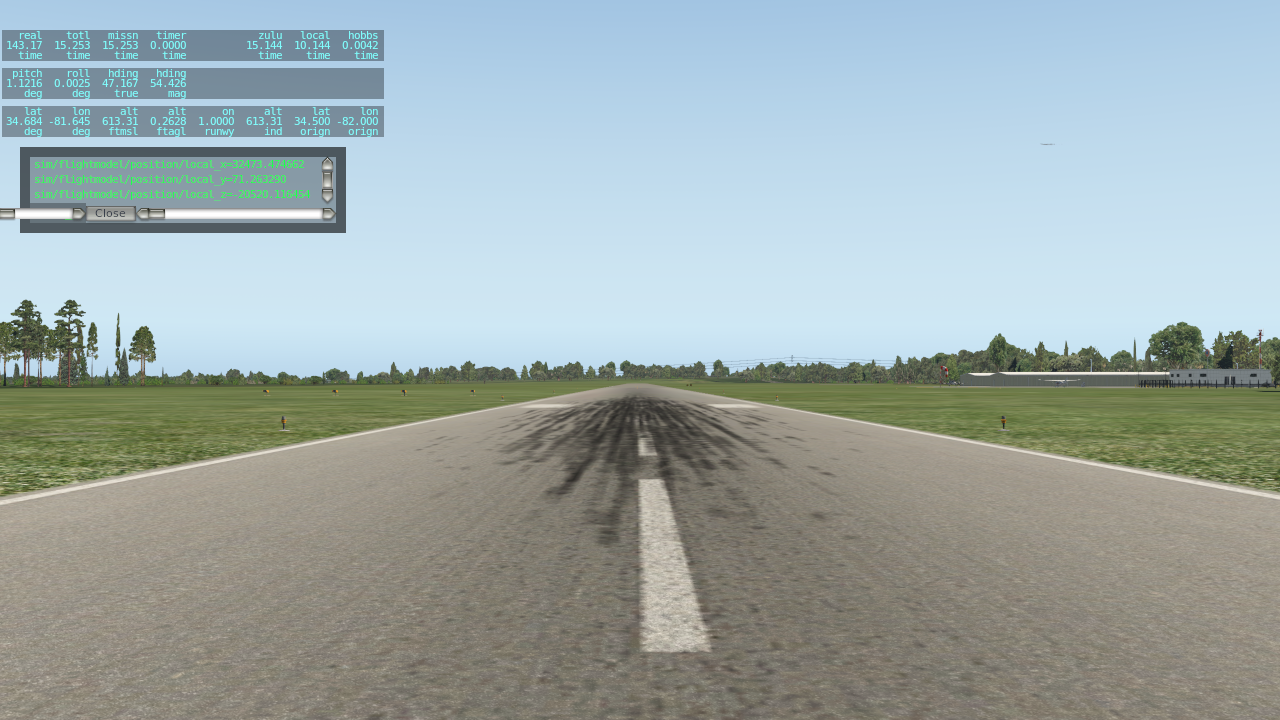
#> input picture auto landing/py/test/Cessna_172SP_1.png, 1280 x 720 px
$ python test_perspective_transform.py
#> lines starting #> are read from the running program, lines starting #| are printed output that depends on the picture
#> further down, img is the input picture: shape (720, 1280, 3) float32; mean R, G, B 0.616, 0.666, 0.662
import numpy as np
import cv2
import matplotlib.pyplot as plt
import matplotlib.image as mpimg
import pickle


def perspective_transform(img):
	"""
	Execute perspective transform
	"""
	img_size = (img.shape[1], img.shape[0])
#> img_size = (1280, 720)

	src = np.float32(
		[[0, 572],
		[1280, 557],
		[572, 465],
		[748, 465]])
	dst = np.float32(
		[[300, 600],
		[980, 600],
		[300, 0],
		[980, 0]])

	m = cv2.getPerspectiveTransform(src, dst)
	m_inv = cv2.getPerspectiveTransform(dst, src)

	warped = cv2.warpPerspective(img, m, img_size, flags=cv2.INTER_LINEAR)
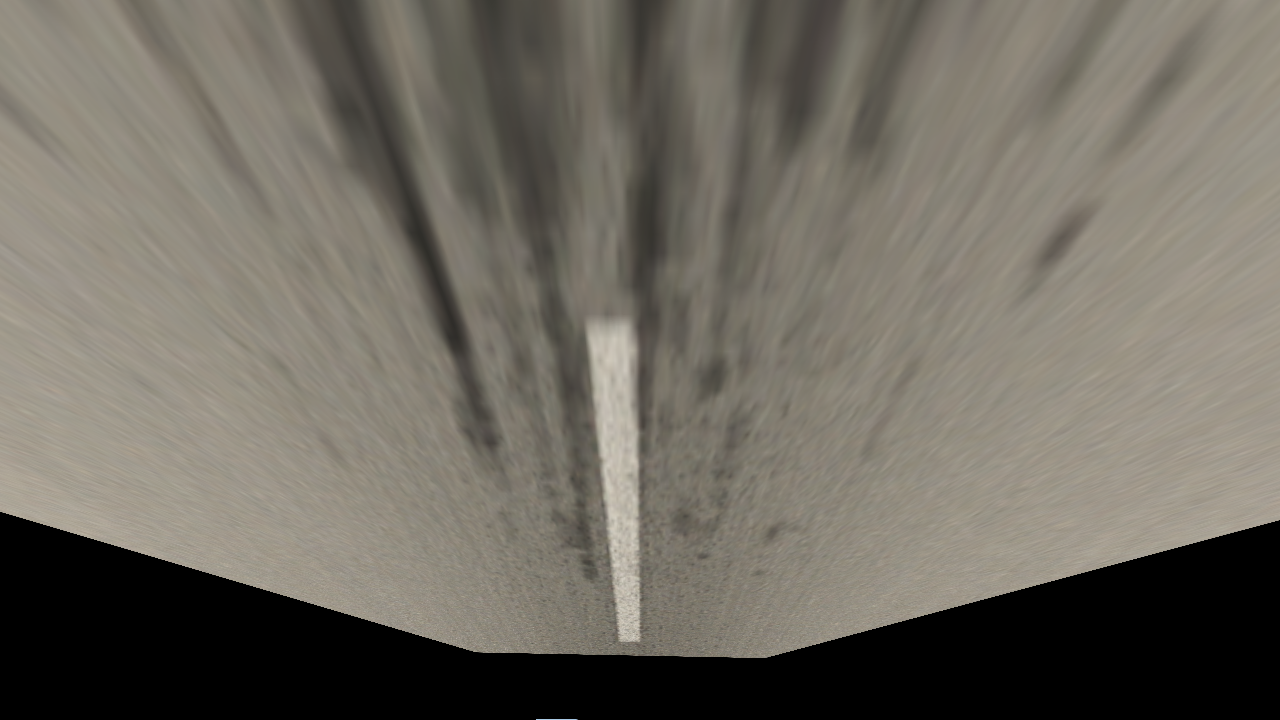
#> warped: shape (720, 1280, 3) float32; mean R, G, B 0.437, 0.419, 0.382
	unwarped = cv2.warpPerspective(warped, m_inv, (warped.shape[1], warped.shape[0]), flags=cv2.INTER_LINEAR)  # DEBUG
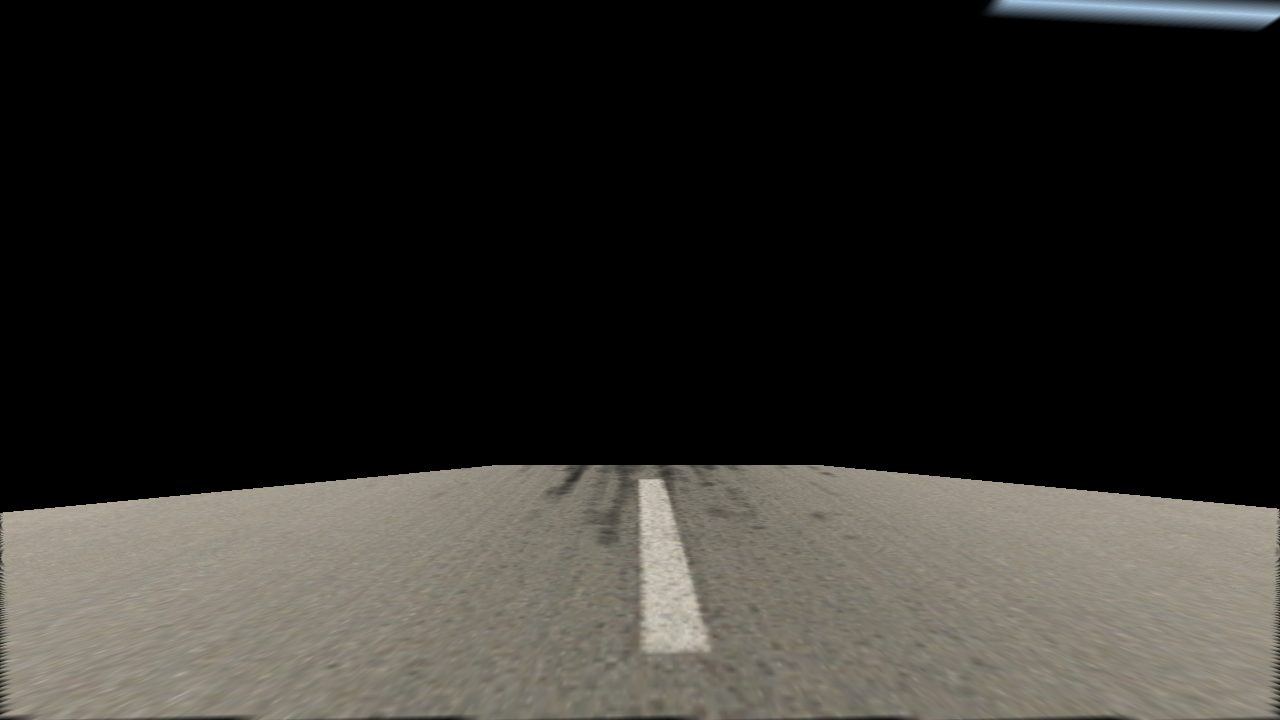
#> unwarped: shape (720, 1280, 3) float32; mean R, G, B 0.183, 0.176, 0.161

	return warped, unwarped, m, m_inv


if __name__ == '__main__':
	img_file = 'test/Cessna_172SP_1.png'

	img = mpimg.imread(img_file)

	warped, unwarped, m, m_inv = perspective_transform(img)
#> m = [[-0.134, -1.39, 712.6], [-3.55e-16, -1.55, 722], [4.17e-06, -0.00223, 1]]; m_inv = [[0.285, -0.962, 492], [0.0145, -0.658, 465], [3.12e-05, -0.00147, 1]]

	plt.imshow(warped, cmap='gray', vmin=0, vmax=1)
	plt.show()

	plt.imshow(unwarped, cmap='gray', vmin=0, vmax=1)
	plt.show()

$ run again, with auto landing/py/test/Cessna_172SP_40.png copied over auto landing/py/test/Cessna_172SP_1.png
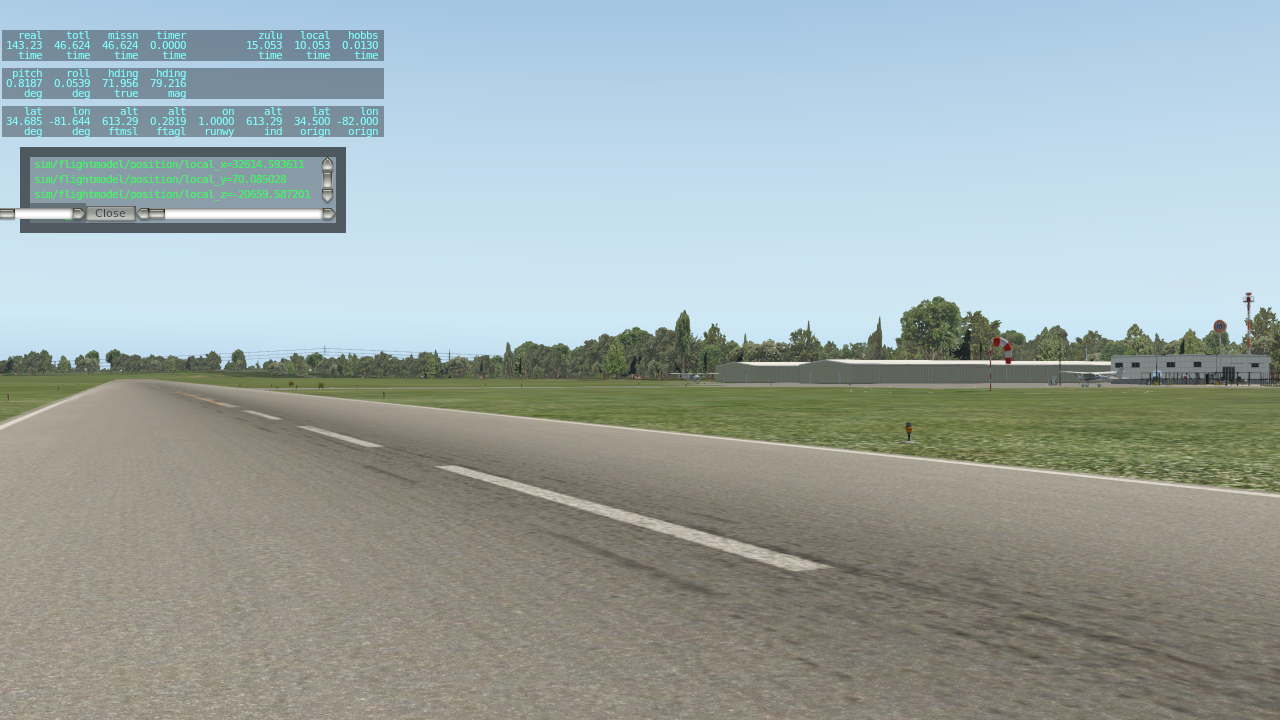
#> input picture auto landing/py/test/Cessna_172SP_40.png, 1280 x 720 px
#> img is the input picture: shape (720, 1280, 3) float32; mean R, G, B 0.613, 0.659, 0.654
#> in perspective_transform, `warped = cv2.warpPerspective(img, m, img_size, flags=cv2.INTER_LINEAR)`:
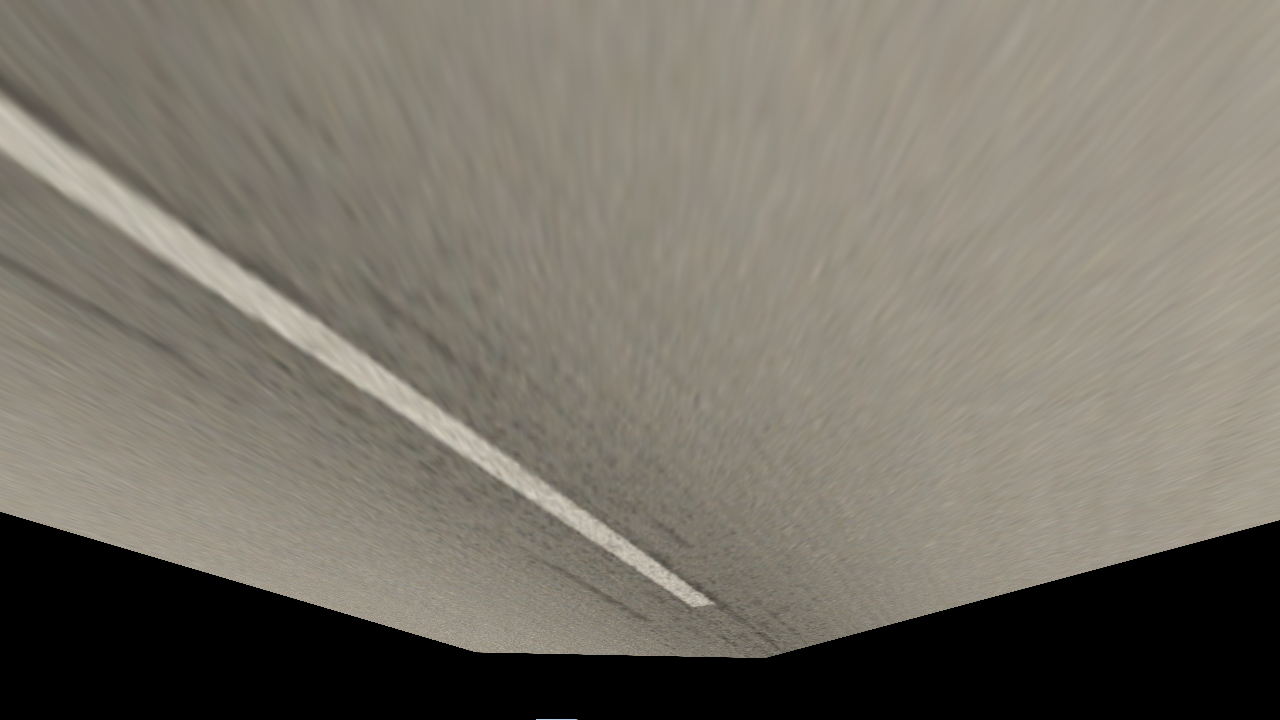
#> warped: shape (720, 1280, 3) float32; mean R, G, B 0.471, 0.452, 0.412
#> in perspective_transform, `unwarped = cv2.warpPerspective(warped, m_inv, (warped.shape[1], warped..`:
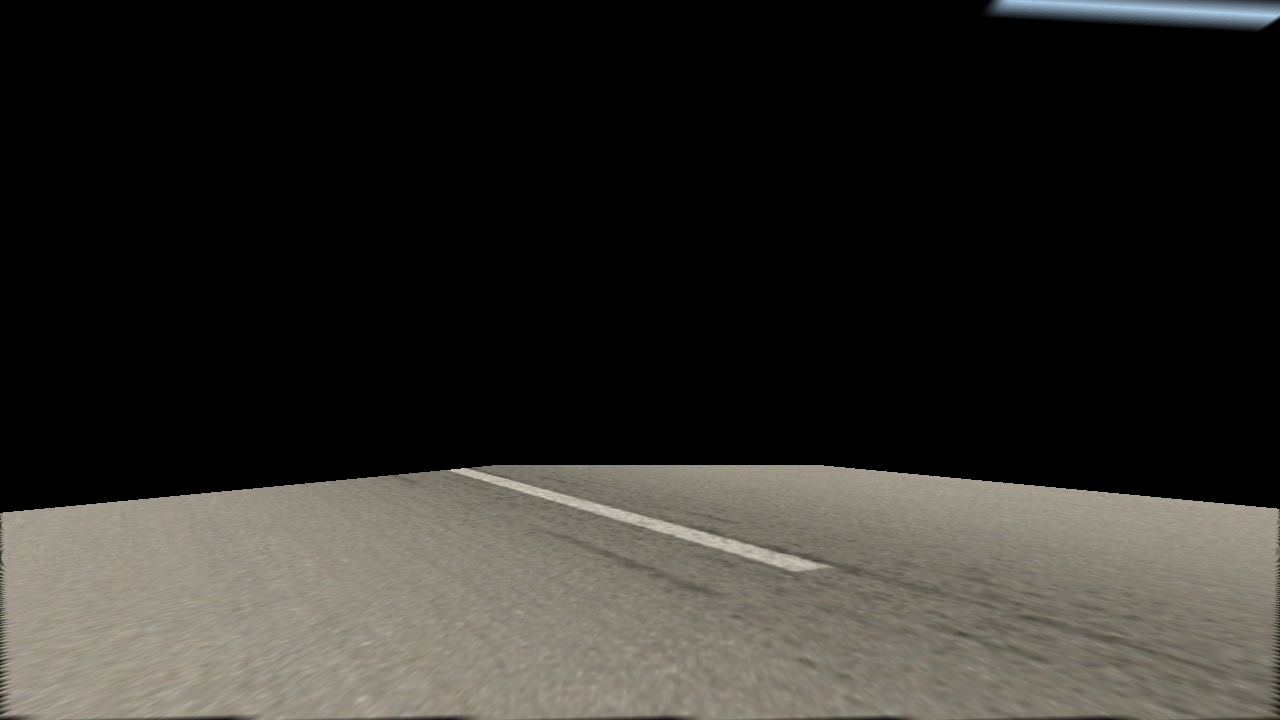
#> unwarped: shape (720, 1280, 3) float32; mean R, G, B 0.183, 0.176, 0.161
#> m = [[-0.134, -1.39, 712.6], [-3.55e-16, -1.55, 722], [4.17e-06, -0.00223, 1]]; m_inv = [[0.285, -0.962, 492], [0.0145, -0.658, 465], [3.12e-05, -0.00147, 1]]

$ run again, with auto landing/py/test/204.png copied over auto landing/py/test/Cessna_172SP_1.png
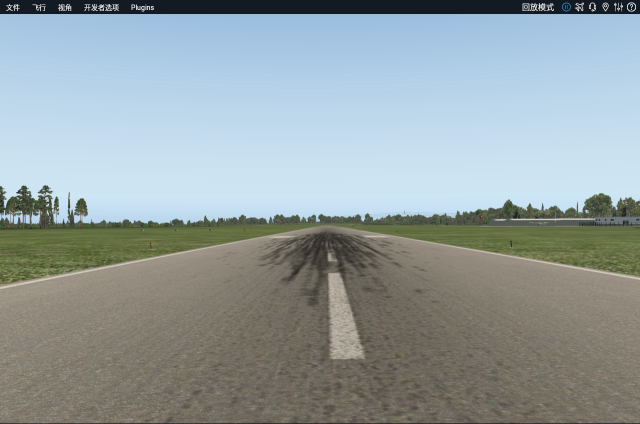
#> input picture auto landing/py/test/204.png, 1280 x 848 px (shown at 1/2 size)
#> img is the input picture: shape (848, 1280, 3) float32; mean R, G, B 0.58, 0.623, 0.631
#> in perspective_transform, `warped = cv2.warpPerspective(img, m, img_size, flags=cv2.INTER_LINEAR)`:
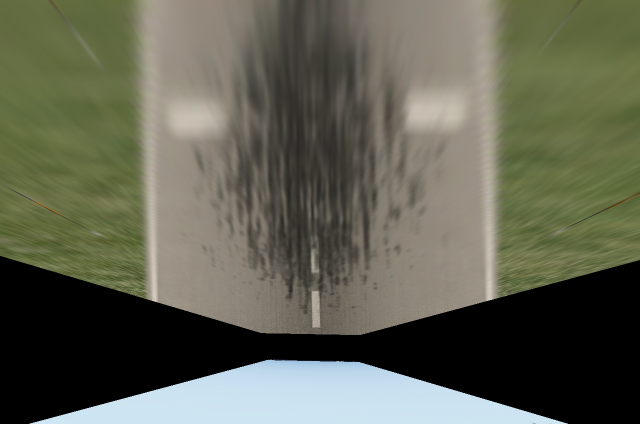
#> warped: shape (848, 1280, 3) float32 (shown at 1/2 size); mean R, G, B 0.381, 0.387, 0.323
#> in perspective_transform, `unwarped = cv2.warpPerspective(warped, m_inv, (warped.shape[1], warped..`:
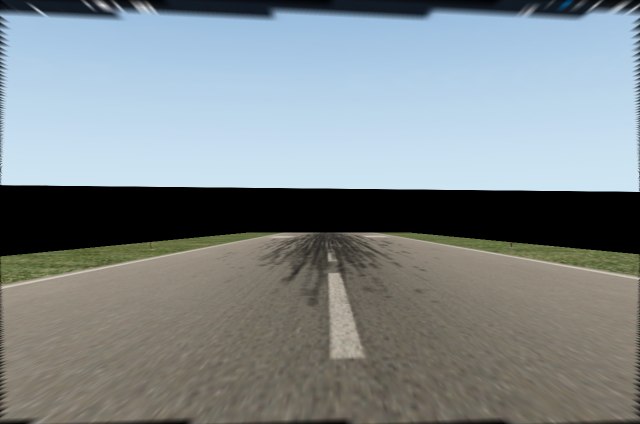
#> unwarped: shape (848, 1280, 3) float32 (shown at 1/2 size); mean R, G, B 0.508, 0.543, 0.555
#> m = [[-0.134, -1.39, 712.6], [-3.55e-16, -1.55, 722], [4.17e-06, -0.00223, 1]]; m_inv = [[0.285, -0.962, 492], [0.0145, -0.658, 465], [3.12e-05, -0.00147, 1]]
